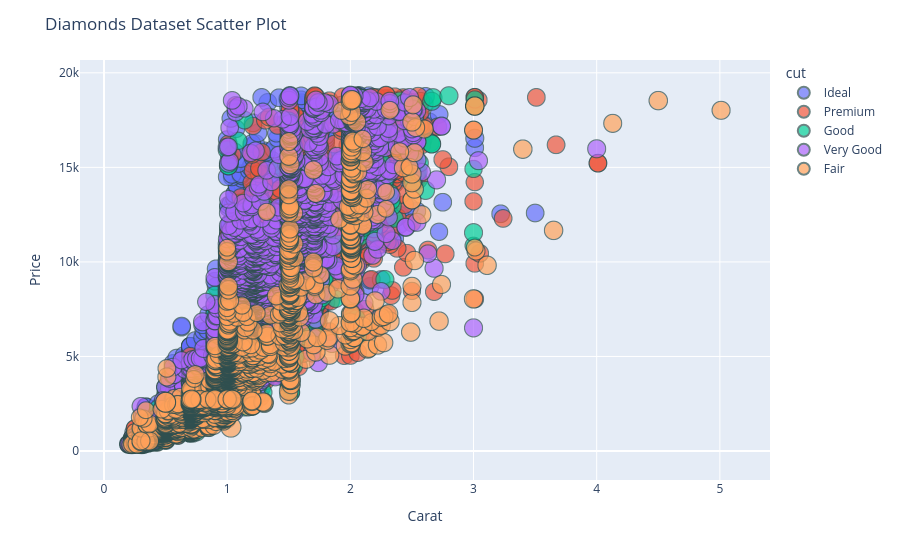

Notebook source saved alongside this figure:
### Code cell
# scatter plot
fig = px.scatter(df, x='carat', y='price', color='cut', size='depth', hover_name='cut')
fig.update_traces(marker=dict(line=dict(width=1, color='DarkSlateGrey')))
fig.update_layout(title='Diamonds Dataset Scatter Plot', xaxis_title='Carat', yaxis_title='Price')
# taking log
df['log_price'] = np.log(df['price'])
df['log_carat'] = np.log(df['carat'])
fig.show()

### Figure 1 — Plotly figure (JSON) as saved in the notebook; plotly's stock layout.template omitted (floating-point values rounded to 4 significant figures; data arrays with more than 128 entries replaced by an {"elided": "..."} marker saying what was removed)
{"data": [{"hovertemplate": "<b>%{hovertext}</b><br><br>cut=Ideal<br>carat=%{x}<br>price=%{y}<br>depth=%{marker.size}<extra></extra>", "hovertext": {"elided": "21551 str values"}, "legendgroup": "Ideal", "marker": {"color": "#636efa", "line": {"color": "DarkSlateGrey", "width": 1}, "size": {"elided": "21551 float values"}, "sizemode": "area", "sizeref": 0.1975, "symbol": "circle"}, "mode": "markers", "name": "Ideal", "showlegend": true, "type": "scattergl", "x": {"elided": "21551 float values"}, "xaxis": "x", "y": {"elided": "21551 int values"}, "yaxis": "y"}, {"hovertemplate": "<b>%{hovertext}</b><br><br>cut=Premium<br>carat=%{x}<br>price=%{y}<br>depth=%{marker.size}<extra></extra>", "hovertext": {"elided": "13791 str values"}, "legendgroup": "Premium", "marker": {"color": "#EF553B", "line": {"color": "DarkSlateGrey", "width": 1}, "size": {"elided": "13791 float values"}, "sizemode": "area", "sizeref": 0.1975, "symbol": "circle"}, "mode": "markers", "name": "Premium", "showlegend": true, "type": "scattergl", "x": {"elided": "13791 float values"}, "xaxis": "x", "y": {"elided": "13791 int values"}, "yaxis": "y"}, {"hovertemplate": "<b>%{hovertext}</b><br><br>cut=Good<br>carat=%{x}<br>price=%{y}<br>depth=%{marker.size}<extra></extra>", "hovertext": {"elided": "4906 str values"}, "legendgroup": "Good", "marker": {"color": "#00cc96", "line": {"color": "DarkSlateGrey", "width": 1}, "size": {"elided": "4906 float values"}, "sizemode": "area", "sizeref": 0.1975, "symbol": "circle"}, "mode": "markers", "name": "Good", "showlegend": true, "type": "scattergl", "x": {"elided": "4906 float values"}, "xaxis": "x", "y": {"elided": "4906 int values"}, "yaxis": "y"}, {"hovertemplate": "<b>%{hovertext}</b><br><br>cut=Very Good<br>carat=%{x}<br>price=%{y}<br>depth=%{marker.size}<extra></extra>", "hovertext": {"elided": "12082 str values"}, "legendgroup": "Very Good", "marker": {"color": "#ab63fa", "line": {"color": "DarkSlateGrey", "width": 1}, "size": {"elided": "12082 float values"}, "sizemode": "area", "sizeref": 0.1975, "symbol": "circle"}, "mode": "markers", "name": "Very Good", "showlegend": true, "type": "scattergl", "x": {"elided": "12082 float values"}, "xaxis": "x", "y": {"elided": "12082 int values"}, "yaxis": "y"}, {"hovertemplate": "<b>%{hovertext}</b><br><br>cut=Fair<br>carat=%{x}<br>price=%{y}<br>depth=%{marker.size}<extra></extra>", "hovertext": {"elided": "1610 str values"}, "legendgroup": "Fair", "marker": {"color": "#FFA15A", "line": {"color": "DarkSlateGrey", "width": 1}, "size": {"elided": "1610 float values"}, "sizemode": "area", "sizeref": 0.1975, "symbol": "circle"}, "mode": "markers", "name": "Fair", "showlegend": true, "type": "scattergl", "x": {"elided": "1610 float values"}, "xaxis": "x", "y": {"elided": "1610 int values"}, "yaxis": "y"}], "layout": {"legend": {"itemsizing": "constant", "title": {"text": "cut"}, "tracegroupgap": 0}, "margin": {"t": 60}, "title": {"text": "Diamonds Dataset Scatter Plot"}, "xaxis": {"anchor": "y", "domain": [0, 1], "title": {"text": "Carat"}}, "yaxis": {"anchor": "x", "domain": [0, 1], "title": {"text": "Price"}}}}
